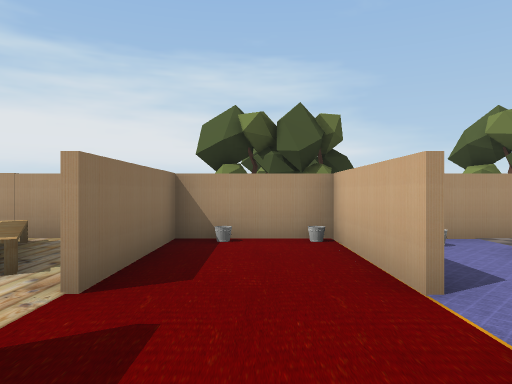
view 1 (above)

23 first-person views from a walk through a scene from a Unity 3-D project. The camera is 1.4 m above the floor, looks level and sees 70° across. The floor is counted in squares, 2 m on a side. Each view is taken from the middle of a square. On the plan, view 1 faces up. The plan holds only what a view shows up to about 11 squares ahead; the rest is blank. The place goes on beyond the plan. The player character is not drawn. Door leaves are left out, so doorways stand open. Some surface patterns are stand-ins.

view 2
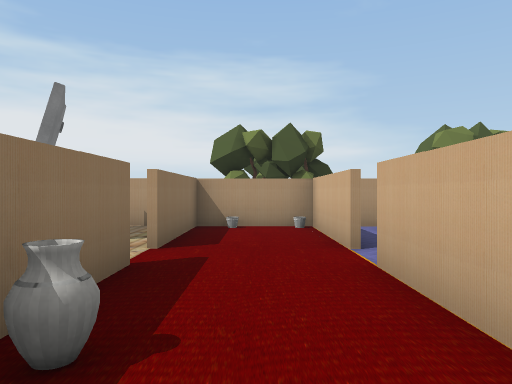

view 3
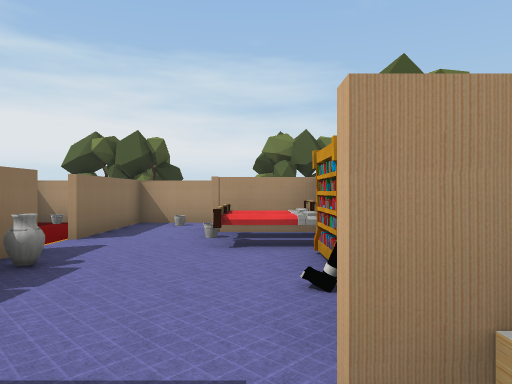

view 4
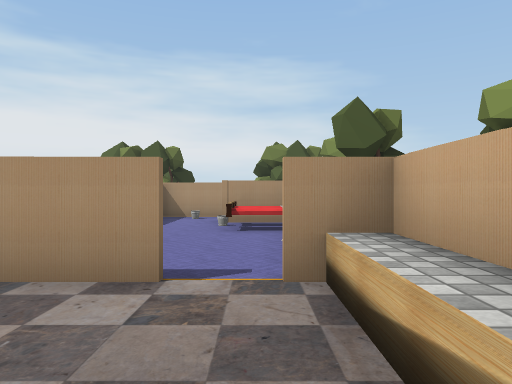

view 5
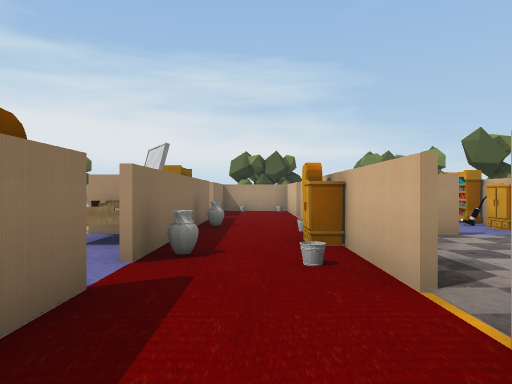

view 6
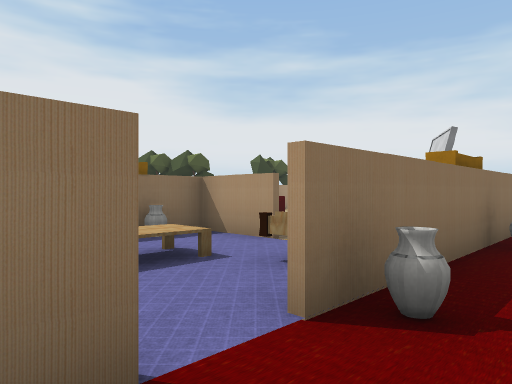

view 7
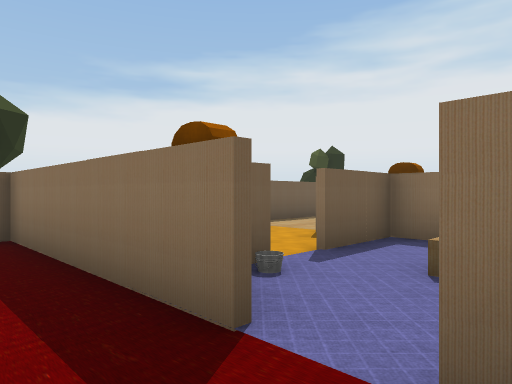

view 8
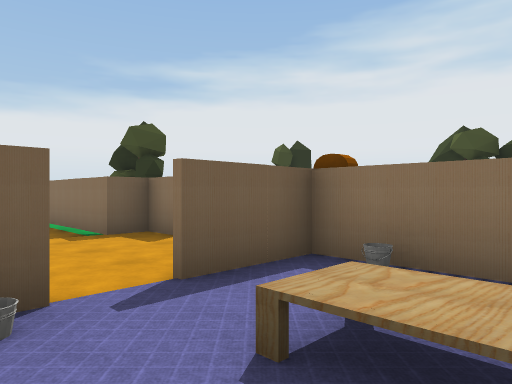

view 9
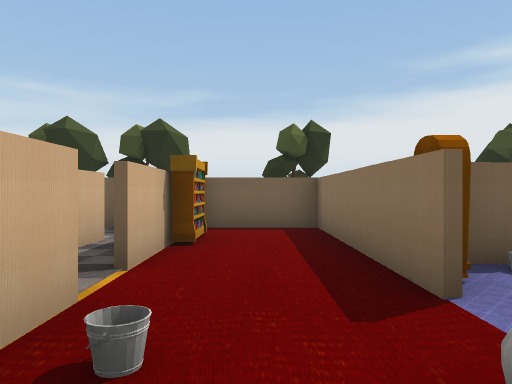

view 10
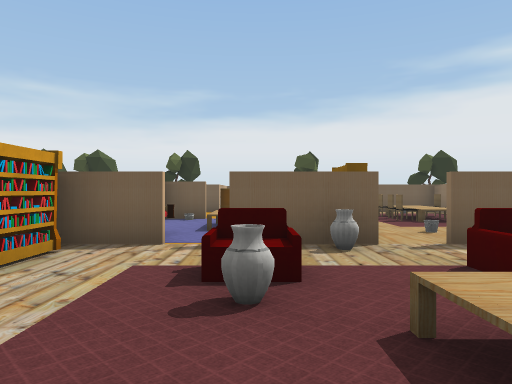

view 11
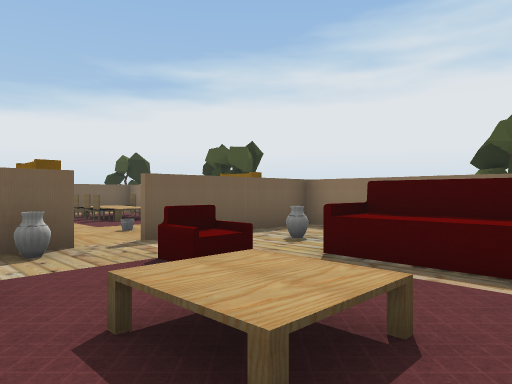

view 12
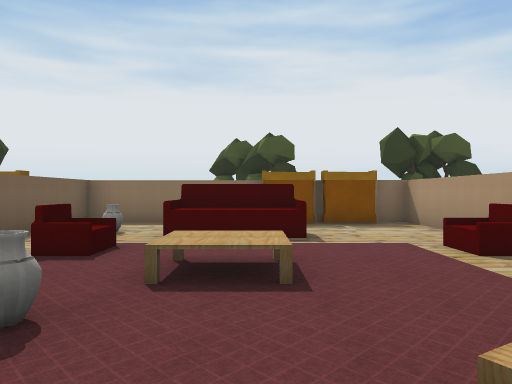

view 13
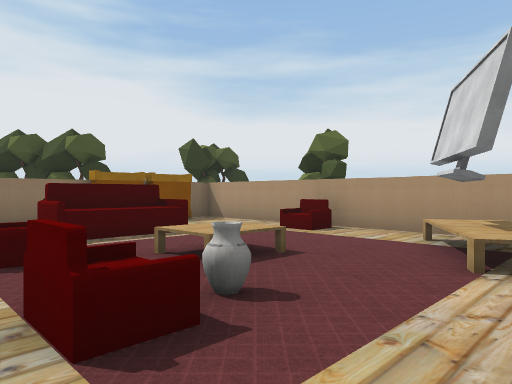

view 14
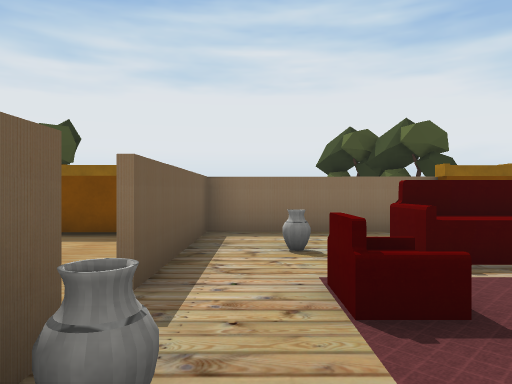

view 15
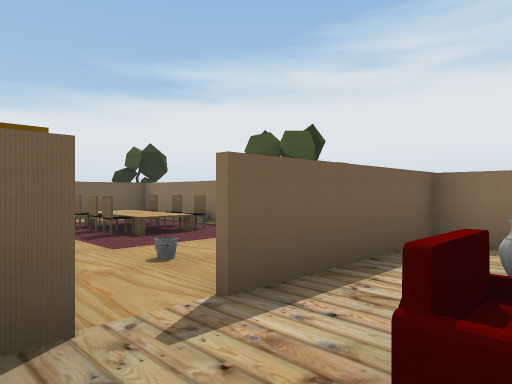

view 16
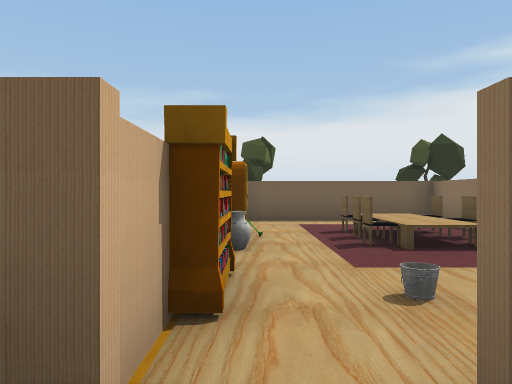

view 17
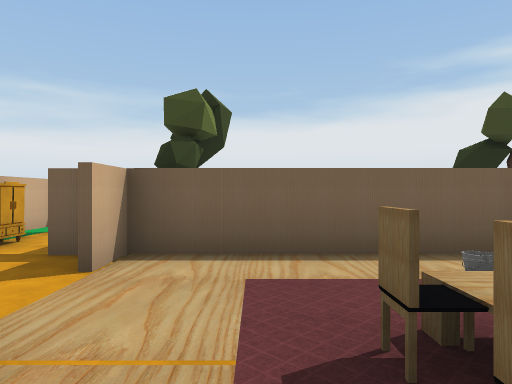

view 18
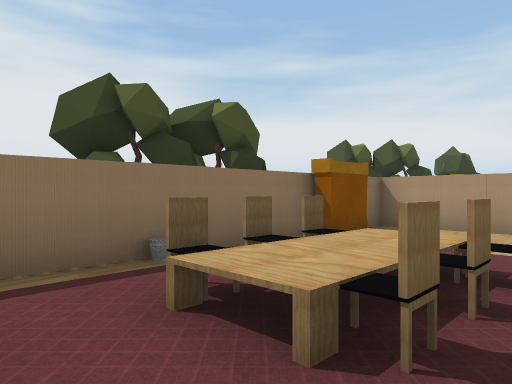

view 19
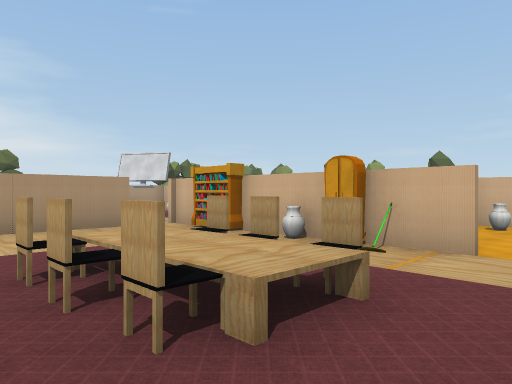

view 20
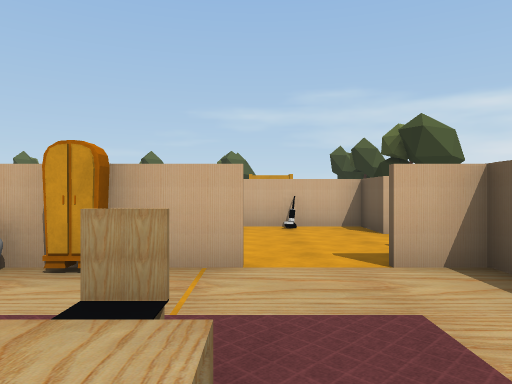

view 21
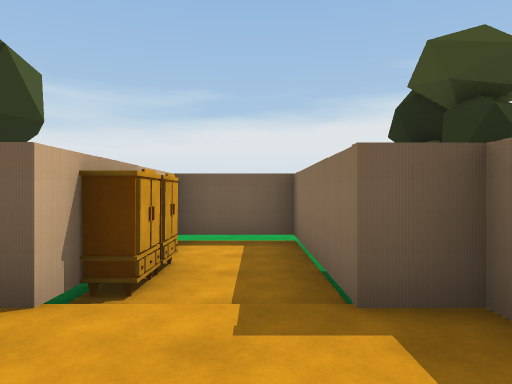

view 22
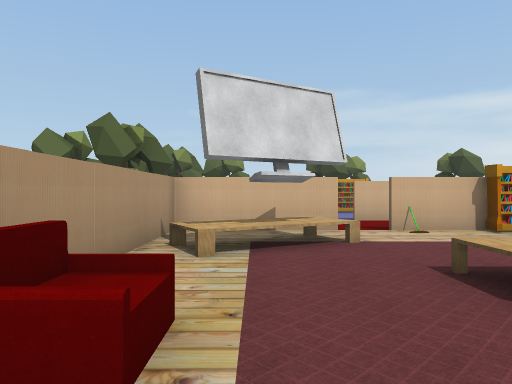

view 23
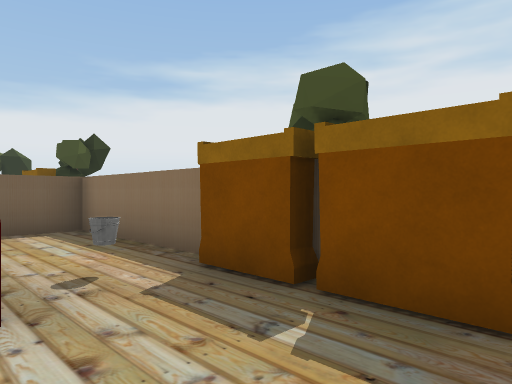

### Floor plan
Ten units are one square. View 1 is at (0, 0); x grows to the right and y downward. Boxes are objects, and circles mark ways between rooms. Rooms are numbered by the first view taken in them; rooms with no view inside come last. Other rooms are left out.
<svg viewBox="-120 -60 180 205">
<path fill="none" stroke="#000" d="M-12 -16 -12 16M12 -25 12 -55M12 4 12 -16M9 -55 -10 -55M-12 -55 -12 -25M32 22 20 22M51 22 41 22M-12 16 -12 25M12 55 12 36M-12 54 -12 102M12 81 12 62M8 90 8 77M-12 25 -12 45M-9 102 10 102M-36 20 -54 20 -54 65 -36 65M-21 20 -28 20M-104 -18 -104 19 -65 19M-104 -36 -104 -33 -101 -33 -101 -21M-13 -25 -13 -55M-101 -48 -101 -35M-29 19 -12 19M-13 2 -13 -16M-55 32 -55 19 -36 19M-17 14 -17 1M-13 12 -13 4M-10 -55 -104 -55 -104 -48M-58 42 -58 30M-104 41 -104 102 -56 102M-55 79 -55 41M-101 31 -101 44M-65 20 -104 20M-55 102 -55 92M-26 102 -9 102M-13 102 -13 69M-54 94 -54 102M-56 102 -46 102 -46 140 -26 140M-27 136 -27 127M13 -16 13 -8M47 -1 47 -13M45 -35 31 -35M39 -55 9 -55M13 -55 13 -25"/>
<rect x="-5" y="-55" width="10" height="10" fill="#bbb"><title>other object</title></rect>
<rect x="5" y="25" width="10" height="10" fill="#bbb"><title>other object</title></rect>
<rect x="5" y="15" width="10" height="10" fill="#bbb"><title>other object</title></rect>
<rect x="45" y="25" width="10" height="20" fill="#bbb"><title>other object</title></rect>
<rect x="-45" y="35" width="20" height="20" fill="#bbb"><title>table</title></rect>
<rect x="-25" y="65" width="10" height="10" fill="#bbb"><title>vase</title></rect>
<rect x="-25" y="55" width="10" height="10" fill="#bbb"><title>other object</title></rect>
<rect x="-25" y="45" width="10" height="10" fill="#bbb"><title>other object</title></rect>
<rect x="-25" y="25" width="10" height="10" fill="#bbb"><title>bed</title></rect>
<rect x="-95" y="-25" width="10" height="10" fill="#bbb"><title>other object</title></rect>
<rect x="-85" y="5" width="10" height="10" fill="#bbb"><title>vase</title></rect>
<rect x="-85" y="-25" width="10" height="20" fill="#bbb"><title>sofa</title></rect>
<rect x="-65" y="-5" width="10" height="10" fill="#bbb"><title>armchair</title></rect>
<rect x="-65" y="-55" width="10" height="10" fill="#bbb"><title>armchair</title></rect>
<rect x="-55" y="5" width="10" height="10" fill="#bbb"><title>vase</title></rect>
<rect x="-55" y="-25" width="10" height="20" fill="#bbb"><title>table</title></rect>
<rect x="-45" y="-5" width="10" height="10" fill="#bbb"><title>armchair</title></rect>
<rect x="-45" y="-15" width="10" height="10" fill="#bbb"><title>vase</title></rect>
<rect x="-45" y="-55" width="30" height="30" fill="#bbb"><title>table</title></rect>
<rect x="-35" y="-45" width="10" height="10" fill="#bbb"><title>TV</title></rect>
<rect x="-25" y="-15" width="10" height="10" fill="#bbb"><title>other object</title></rect>
<rect x="-115" y="55" width="10" height="10" fill="#bbb"><title>carpet</title></rect>
<rect x="-105" y="65" width="10" height="10" fill="#bbb"><title>other object</title></rect>
<rect x="-95" y="85" width="10" height="10" fill="#bbb"><title>other object</title></rect>
<rect x="-95" y="65" width="10" height="10" fill="#bbb"><title>chair</title></rect>
<rect x="-95" y="55" width="10" height="10" fill="#bbb"><title>chair</title></rect>
<rect x="-85" y="75" width="10" height="10" fill="#bbb"><title>chair</title></rect>
<rect x="-85" y="65" width="10" height="10" fill="#bbb"><title>chair</title></rect>
<rect x="-85" y="55" width="10" height="10" fill="#bbb"><title>chair</title></rect>
<rect x="-65" y="65" width="10" height="10" fill="#bbb"><title>other object</title></rect>
<rect x="-65" y="55" width="10" height="10" fill="#bbb"><title>other object</title></rect>
<rect x="-65" y="45" width="10" height="10" fill="#bbb"><title>vase</title></rect>
<rect x="-35" y="115" width="10" height="10" fill="#bbb"><title>other object</title></rect>
<rect x="-35" y="105" width="10" height="10" fill="#bbb"><title>other object</title></rect>
<rect x="-25" y="85" width="10" height="10" fill="#bbb"><title>other object</title></rect>
<rect x="5" y="5" width="10" height="10" fill="#bbb"><title>other object</title></rect>
<rect x="15" y="-15" width="10" height="10" fill="#bbb"><title>vase</title></rect>
<rect x="15" y="-55" width="10" height="10" fill="#bbb"><title>other object</title></rect>
<rect x="25" y="-35" width="10" height="10" fill="#bbb"><title>other object</title></rect>
<rect x="35" y="-25" width="10" height="10" fill="#bbb"><title>bed</title></rect>
<rect x="35" y="-35" width="10" height="10" fill="#bbb"><title>bed</title></rect>
<circle cx="-10" cy="-20" r="3" fill="#2a7"/>
<circle cx="10" cy="-20" r="3" fill="#2a7"/>
<circle cx="10" cy="60" r="3" fill="#2a7"/>
<circle cx="5" cy="20" r="3" fill="#2a7"/>
<circle cx="40" cy="20" r="3" fill="#2a7"/>
<circle cx="-10" cy="50" r="3" fill="#2a7"/>
<circle cx="-30" cy="20" r="3" fill="#2a7"/>
<circle cx="-20" cy="65" r="3" fill="#2a7"/>
<circle cx="-30" cy="65" r="3" fill="#2a7"/>
<circle cx="-60" cy="20" r="3" fill="#2a7"/>
<circle cx="-50" cy="85" r="3" fill="#2a7"/>
<text x="0" y="-20">1</text>
<text x="40" y="40">2</text>
<text x="0" y="60">3</text>
<text x="-30" y="40">4</text>
<text x="-60" y="-20">5</text>
<text x="-80" y="60">6</text>
<text x="-30" y="100">7</text>
<text x="30" y="-10">8</text>
</svg>
Room 1 opens to room 5. Room 1 opens to room 8. Room 2 opens to room 3. Room 2 opens to room 8. Room 3 opens to room 4. Room 4 opens to room 5. Room 4 opens to room 7. Room 5 opens to room 6. Room 6 opens to room 7.

Where each view was taken, in squares from view 1:
view 1: 0 up, 0 right, facing up
view 2: 2 down, 0 right, facing up
view 3: 3 down, 4 right, facing up
view 4: 5 down, 4 right, facing up
view 5: 8 down, 0 right, facing up
view 6: 6 down, 0 right, facing up-left
view 7: 4 down, 0 right, facing down-left
view 8: 4 down, 2 left, facing down-left
view 9: 3 down, 0 right, facing down
view 10: 3 up, 4 left, facing down
view 11: 3 up, 4 left, facing down-left
view 12: 2 up, 2 left, facing left
view 13: 1 down, 2 left, facing up-left
view 14: 1 down, 4 left, facing left
view 15: 0 up, 5 left, facing down-left
view 16: 1 down, 6 left, facing down
view 17: 6 down, 7 left, facing down
view 18: 9 down, 7 left, facing up-left
view 19: 9 down, 10 left, facing up-right
view 20: 8 down, 9 left, facing right
view 21: 8 down, 4 left, facing down
view 22: 4 up, 8 left, facing right
view 23: 5 up, 8 left, facing down-left
